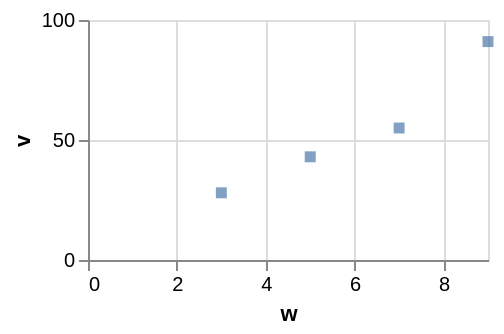

The Vega-Lite source for this figure:
### Vega-Lite specification from a JSON file in a GitHub repository (floating-point values rounded to 4 significant figures)
{"$schema": "https://vega.github.io/schema/vega-lite/v6.json", "width": 200, "height": 120, "data": {"values": [{"c": "alpha", "v": 28, "w": 3, "t": "2024-01-07"}, {"c": "beta", "v": 55, "w": 7, "t": "2024-03-19"}, {"c": "gamma", "v": 43, "w": 5, "t": "2024-06-02"}, {"c": "delta", "v": 91, "w": 9, "t": "2024-09-11"}]}, "mark": {"type": "square", "radius2Offset": -4}, "encoding": {"x": {"field": "w", "type": "quantitative"}, "y": {"field": "v", "type": "quantitative"}}}
